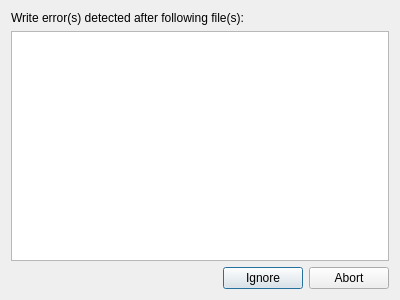
<?xml version="1.0" encoding="UTF-8"?>
<ui version="4.0">
 <class>writeErrorDialog</class>
 <widget class="QDialog" name="writeErrorDialog">
  <property name="geometry">
   <rect>
    <x>0</x>
    <y>0</y>
    <width>400</width>
    <height>300</height>
   </rect>
  </property>
  <property name="windowTitle">
   <string>Write Error</string>
  </property>
  <layout class="QVBoxLayout" name="verticalLayout_2">
   <item>
    <widget class="QLabel" name="label">
     <property name="text">
      <string>Write error(s) detected after following file(s):</string>
     </property>
    </widget>
   </item>
   <item>
    <widget class="QPlainTextEdit" name="plainTextEdit">
     <property name="readOnly">
      <bool>true</bool>
     </property>
    </widget>
   </item>
   <item>
    <widget class="QDialogButtonBox" name="buttonBox">
     <property name="orientation">
      <enum>Qt::Horizontal</enum>
     </property>
     <property name="standardButtons">
      <set>QDialogButtonBox::Abort|QDialogButtonBox::Ignore</set>
     </property>
    </widget>
   </item>
  </layout>
 </widget>
 <resources/>
 <connections>
  <connection>
   <sender>buttonBox</sender>
   <signal>accepted()</signal>
   <receiver>writeErrorDialog</receiver>
   <slot>accept()</slot>
   <hints>
    <hint type="sourcelabel">
     <x>248</x>
     <y>254</y>
    </hint>
    <hint type="destinationlabel">
     <x>157</x>
     <y>274</y>
    </hint>
   </hints>
  </connection>
  <connection>
   <sender>buttonBox</sender>
   <signal>rejected()</signal>
   <receiver>writeErrorDialog</receiver>
   <slot>reject()</slot>
   <hints>
    <hint type="sourcelabel">
     <x>316</x>
     <y>260</y>
    </hint>
    <hint type="destinationlabel">
     <x>286</x>
     <y>274</y>
    </hint>
   </hints>
  </connection>
 </connections>
</ui>
